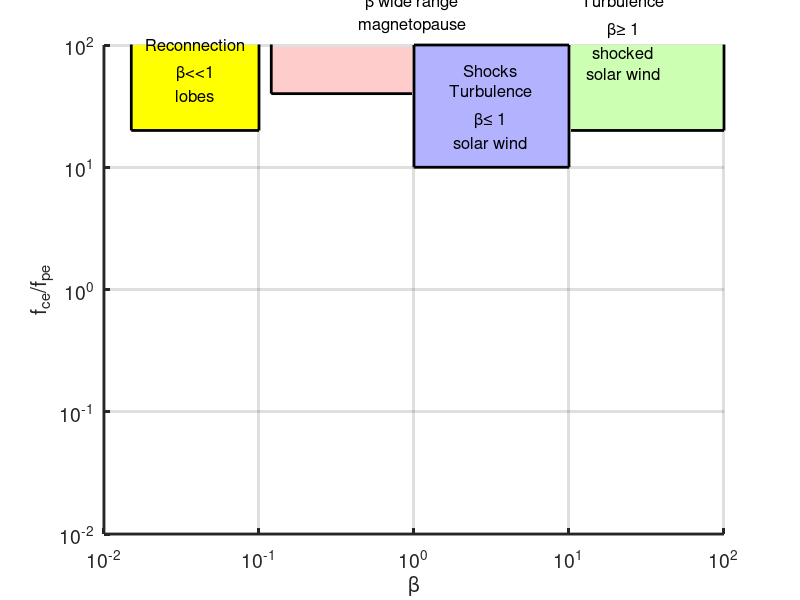

This chart was generated by the following MATLAB code: (Note: this script raises an error after producing the figure.)
% plot figure showing typical plasma densities and temperatures
% expected by Xscale 
function Xscale_beta

beta_range=[1e-2 1e2]; % plasma beta
fcefpe_range=[1e-2 1e2]; % fce/fpe

figure(1);clf;
h=subplot(1,1,1);
set(gca,'xscale','log','xlim',beta_range);
set(gca,'yscale','log','ylim',fcefpe_range);
color_order=[0 0 0;1 0 0;0 0 1;0 0.6 0; 1 0 1];
set(gca,'linewidth',2,'MinorGridLineStyle','none','FontSize',14, ...
    'ColorOrder',color_order);
grid on;hold on;
ylabel('f_{ce}/f_{pe}');
xlabel('\beta');

text_square([.1 1],[1e3 20e3],1,[1 0.6 0.6],{'Reconnection','Turbulence','','\beta\leq 1','plasma sheet'})
text_square([1 10],[10 100],1,[0.7 0.7 1],{'Shocks','Turbulence','','\beta\leq 1', 'solar wind'})
text_square([5 100],[20 1000],0.9,[0.8 1 0.7],{'Reconnection','Turbulence','','\beta\geq 1','shocked','solar wind'})
text_square([.12 8],[40 2000],0.8,[1 0.8 0.8],{'Reconnection','Turbulence','','\beta wide range','magnetopause'})
text_square([.015 0.1],[20 200],1,'y',{'Reconnection','','\beta<<1','lobes'})

% info line
ht=text(n_range(1)*1.1,T_range(2)*0.95,['generated by Xscale\_beta.m ' datestr(now)] );
set(ht,'fontsize',6,'horizontalalignment','left','verticalalignment','top');

title('Cross-Scale science in different plasmas');


% -----------------------------------------
function [hp,ht]=text_square(xint,yint,z,color,textit)
hp=patch([xint(1) xint(2) xint(2) xint(1)], [yint(1) yint(1) yint(2) yint(2)],[z z z z], color);
set(hp,'FaceAlpha',1,'LineWidth',2)
ht=text(sqrt(xint(1)*xint(2)),sqrt(yint(1)*yint(2)),z,textit);
set(ht,'fontsize',12,'HorizontalAlignment','center','VerticalAlignment','middle','interpreter','tex');
end
end